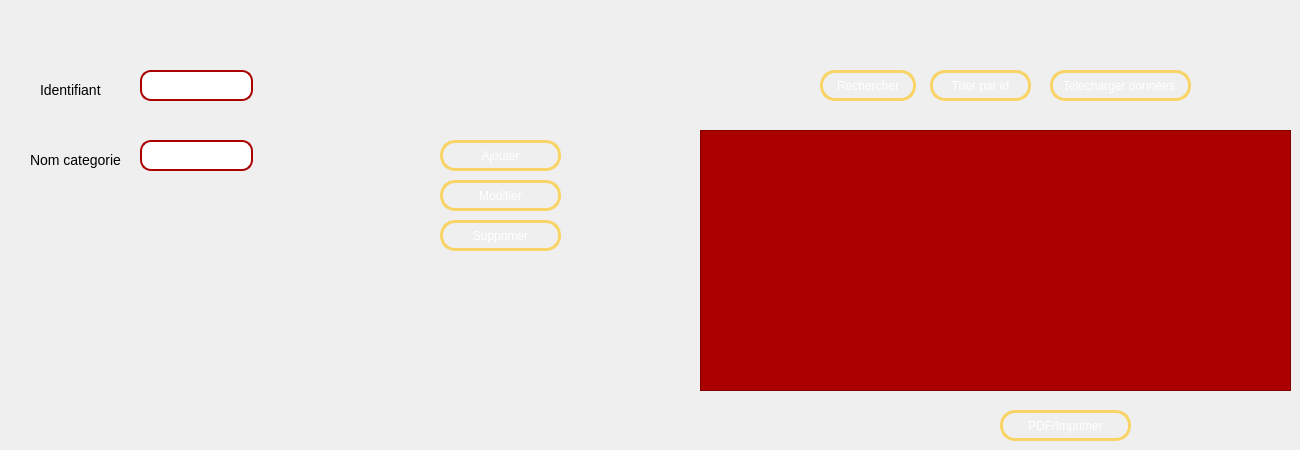
   <widget class="QWidget" name="tab_4">
    <attribute name="title">
     <string>Gestion des categoris</string>
    </attribute>
    <widget class="QTableView" name="tabcat">
     <property name="geometry">
      <rect>
       <x>700</x>
       <y>130</y>
       <width>591</width>
       <height>261</height>
      </rect>
     </property>
     <property name="styleSheet">
      <string notr="true">QWidget {
    background-color: #aa0000;
    color: #fffff8;
}

QHeaderView::section {
    background-color: #aaaa7f;
    padding: 4px;
    border: 1px solid #fffff8;
    font-size: 8pt;
}

QTableWidget {
    gridline-color: #ff4842;
    font-size: 9pt;
}

QTableWidget QTableCornerButton::section {
    background-color: #ff4842;
    border: 1px solid #fffff8;
}</string>
     </property>
    </widget>
    <widget class="QLineEdit" name="lineEdit_id">
     <property name="geometry">
      <rect>
       <x>140</x>
       <y>70</y>
       <width>113</width>
       <height>31</height>
      </rect>
     </property>
     <property name="styleSheet">
      <string notr="true">QLineEdit{
color: #333;
border: 2px solid #aa0000;
font: 8pt &quot;MS Shell Dlg 2&quot;;
border-radius: 11px;
padding: 5px;
}</string>
     </property>
    </widget>
    <widget class="QLabel" name="label">
     <property name="geometry">
      <rect>
       <x>40</x>
       <y>80</y>
       <width>81</width>
       <height>20</height>
      </rect>
     </property>
     <property name="styleSheet">
      <string notr="true">*
{
font:  4px &quot;Yu Gothic UI Semibold&quot;;
font-size:14px;

}</string>
     </property>
     <property name="text">
      <string>Identifiant</string>
     </property>
    </widget>
    <widget class="QLabel" name="label_2">
     <property name="geometry">
      <rect>
       <x>30</x>
       <y>150</y>
       <width>121</width>
       <height>20</height>
      </rect>
     </property>
     <property name="styleSheet">
      <string notr="true">*
{
font:  4px &quot;Yu Gothic UI Semibold&quot;;
font-size:14px;

}</string>
     </property>
     <property name="text">
      <string>Nom categorie</string>
     </property>
    </widget>
    <widget class="QLineEdit" name="lineEdit_titre">
     <property name="geometry">
      <rect>
       <x>140</x>
       <y>140</y>
       <width>113</width>
       <height>31</height>
      </rect>
     </property>
     <property name="styleSheet">
      <string notr="true">QLineEdit{
color: #333;
border: 2px solid #aa0000;
font: 8pt &quot;MS Shell Dlg 2&quot;;
border-radius: 11px;
padding: 5px;
}</string>
     </property>
    </widget>
    <widget class="QPushButton" name="pb_rechercher">
     <property name="geometry">
      <rect>
       <x>820</x>
       <y>70</y>
       <width>96</width>
       <height>31</height>
      </rect>
     </property>
     <property name="autoFillBackground">
      <bool>false</bool>
     </property>
     <property name="styleSheet">
      <string notr="true"> QPushButton {
color: #ffffff;
border: 3px solid #f8d466;
font: 8pt &quot;MS Reference Sans Serif&quot;;
border-radius: 15px;
padding: 5px;
background: qradialgradient(cx: 0.3, cy: -0.4,
fx: 0.3, fy: -0.4,
radius: 3, stop: 0 #aa3118, stop: 1 #550000);
min-width: 80px;
}

QPushButton:hover {
background: qradialgradient(cx: 0.3, cy: -0.4,
fx: 0.3, fy: -0.4,
radius: 3, stop: 0 #aa3118, stop: 1 #552a2a);
}

 QPushButton:pressed {
background: qradialgradient(cx: 0.4, cy: -0.1,
fx: 0.4, fy: -0.1,
radius: 3, stop: 0 #aa3118, stop: 1 #554040);
}</string>
     </property>
     <property name="text">
      <string>Rechercher</string>
     </property>
    </widget>
    <widget class="QPushButton" name="pb_supprimer">
     <property name="geometry">
      <rect>
       <x>440</x>
       <y>220</y>
       <width>121</width>
       <height>31</height>
      </rect>
     </property>
     <property name="styleSheet">
      <string notr="true"> QPushButton {
color: #ffffff;
border: 3px solid #f8d466;
font: 8pt &quot;MS Reference Sans Serif&quot;;
border-radius: 15px;
padding: 5px;
background: qradialgradient(cx: 0.3, cy: -0.4,
fx: 0.3, fy: -0.4,
radius: 3, stop: 0 #aa3118, stop: 1 #550000);
min-width: 80px;
}

QPushButton:hover {
background: qradialgradient(cx: 0.3, cy: -0.4,
fx: 0.3, fy: -0.4,
radius: 3, stop: 0 #aa3118, stop: 1 #552a2a);
}

 QPushButton:pressed {
background: qradialgradient(cx: 0.4, cy: -0.1,
fx: 0.4, fy: -0.1,
radius: 3, stop: 0 #aa3118, stop: 1 #554040);
}</string>
     </property>
     <property name="text">
      <string>Supprimer</string>
     </property>
    </widget>
    <widget class="QPushButton" name="pb_modifier">
     <property name="geometry">
      <rect>
       <x>440</x>
       <y>180</y>
       <width>121</width>
       <height>31</height>
      </rect>
     </property>
     <property name="styleSheet">
      <string notr="true"> QPushButton {
color: #ffffff;
border: 3px solid #f8d466;
font: 8pt &quot;MS Reference Sans Serif&quot;;
border-radius: 15px;
padding: 5px;
background: qradialgradient(cx: 0.3, cy: -0.4,
fx: 0.3, fy: -0.4,
radius: 3, stop: 0 #aa3118, stop: 1 #550000);
min-width: 80px;
}

QPushButton:hover {
background: qradialgradient(cx: 0.3, cy: -0.4,
fx: 0.3, fy: -0.4,
radius: 3, stop: 0 #aa3118, stop: 1 #552a2a);
}

 QPushButton:pressed {
background: qradialgradient(cx: 0.4, cy: -0.1,
fx: 0.4, fy: -0.1,
radius: 3, stop: 0 #aa3118, stop: 1 #554040);
}</string>
     </property>
     <property name="text">
      <string>Modifier</string>
     </property>
    </widget>
    <widget class="QPushButton" name="pb_ajouter">
     <property name="geometry">
      <rect>
       <x>440</x>
       <y>140</y>
       <width>121</width>
       <height>31</height>
      </rect>
     </property>
     <property name="styleSheet">
      <string notr="true"> QPushButton {
color: #ffffff;
border: 3px solid #f8d466;
font: 8pt &quot;MS Reference Sans Serif&quot;;
border-radius: 15px;
padding: 5px;
background: qradialgradient(cx: 0.3, cy: -0.4,
fx: 0.3, fy: -0.4,
radius: 3, stop: 0 #aa3118, stop: 1 #550000);
min-width: 80px;
}

QPushButton:hover {
background: qradialgradient(cx: 0.3, cy: -0.4,
fx: 0.3, fy: -0.4,
radius: 3, stop: 0 #aa3118, stop: 1 #552a2a);
}

 QPushButton:pressed {
background: qradialgradient(cx: 0.4, cy: -0.1,
fx: 0.4, fy: -0.1,
radius: 3, stop: 0 #aa3118, stop: 1 #554040);
}</string>
     </property>
     <property name="text">
      <string>Ajouter</string>
     </property>
    </widget>
    <widget class="QPushButton" name="PDFcat">
     <property name="geometry">
      <rect>
       <x>1000</x>
       <y>410</y>
       <width>131</width>
       <height>31</height>
      </rect>
     </property>
     <property name="styleSheet">
      <string notr="true"> QPushButton {
color: #ffffff;
border: 3px solid #f8d466;
font: 8pt &quot;MS Reference Sans Serif&quot;;
border-radius: 15px;
padding: 5px;
background: qradialgradient(cx: 0.3, cy: -0.4,
fx: 0.3, fy: -0.4,
radius: 3, stop: 0 #aa3118, stop: 1 #550000);
min-width: 80px;
}

QPushButton:hover {
background: qradialgradient(cx: 0.3, cy: -0.4,
fx: 0.3, fy: -0.4,
radius: 3, stop: 0 #aa3118, stop: 1 #552a2a);
}

 QPushButton:pressed {
background: qradialgradient(cx: 0.4, cy: -0.1,
fx: 0.4, fy: -0.1,
radius: 3, stop: 0 #aa3118, stop: 1 #554040);
}</string>
     </property>
     <property name="text">
      <string>PDF/Imprimer</string>
     </property>
    </widget>
    <widget class="QPushButton" name="Trier_cat">
     <property name="geometry">
      <rect>
       <x>930</x>
       <y>70</y>
       <width>101</width>
       <height>31</height>
      </rect>
     </property>
     <property name="styleSheet">
      <string notr="true"> QPushButton {
color: #ffffff;
border: 3px solid #f8d466;
font: 8pt &quot;MS Reference Sans Serif&quot;;
border-radius: 15px;
padding: 5px;
background: qradialgradient(cx: 0.3, cy: -0.4,
fx: 0.3, fy: -0.4,
radius: 3, stop: 0 #aa3118, stop: 1 #550000);
min-width: 80px;
}

QPushButton:hover {
background: qradialgradient(cx: 0.3, cy: -0.4,
fx: 0.3, fy: -0.4,
radius: 3, stop: 0 #aa3118, stop: 1 #552a2a);
}

 QPushButton:pressed {
background: qradialgradient(cx: 0.4, cy: -0.1,
fx: 0.4, fy: -0.1,
radius: 3, stop: 0 #aa3118, stop: 1 #554040);
}</string>
     </property>
     <property name="text">
      <string>Trier par id</string>
     </property>
    </widget>
    <widget class="QPushButton" name="loadcat">
     <property name="geometry">
      <rect>
       <x>1050</x>
       <y>70</y>
       <width>141</width>
       <height>31</height>
      </rect>
     </property>
     <property name="styleSheet">
      <string notr="true"> QPushButton {
color: #ffffff;
border: 3px solid #f8d466;
font: 8pt &quot;MS Reference Sans Serif&quot;;
border-radius: 15px;
padding: 5px;
background: qradialgradient(cx: 0.3, cy: -0.4,
fx: 0.3, fy: -0.4,
radius: 3, stop: 0 #aa3118, stop: 1 #550000);
min-width: 80px;
}

QPushButton:hover {
background: qradialgradient(cx: 0.3, cy: -0.4,
fx: 0.3, fy: -0.4,
radius: 3, stop: 0 #aa3118, stop: 1 #552a2a);
}

 QPushButton:pressed {
background: qradialgradient(cx: 0.4, cy: -0.1,
fx: 0.4, fy: -0.1,
radius: 3, stop: 0 #aa3118, stop: 1 #554040);
}</string>
     </property>
     <property name="text">
      <string>Telecharger données </string>
     </property>
    </widget>
    <widget class="QLabel" name="label_18">
     <property name="geometry">
      <rect>
       <x>140</x>
       <y>110</y>
       <width>131</width>
       <height>16</height>
      </rect>
     </property>
     <property name="text">
      <string/>
     </property>
    </widget>
    <widget class="QLabel" name="label_19">
     <property name="geometry">
      <rect>
       <x>140</x>
       <y>180</y>
       <width>131</width>
       <height>16</height>
      </rect>
     </property>
     <property name="text">
      <string/>
     </property>
    </widget>
    <widget class="QWidget" name="widget_2" native="true">
     <property name="geometry">
      <rect>
       <x>220</x>
       <y>360</y>
       <width>120</width>
       <height>80</height>
      </rect>
     </property>
    </widget>
   </widget>
